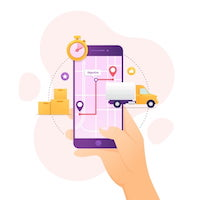
#> input picture image/img1.jpeg, 200 x 200 px, found by its file name
$ python image_resizer.py
#> lines starting #> are read from the running program, lines starting #| are printed output that depends on the picture
#> the answer given: 100
#> the answer given: 100
# TODO ! $ pip3 install Pillow
# Import pillow
# Open up the image we want to resize using Python
# Print the current size of that image
# Specify the size we wanna change it to
# Save the new resized image

from PIL import Image

def resize_image(size1, size2):
#> called with size1 = 100, size2 = 100
  image = Image.open('image/img1.jpeg')
#> image is the input picture: PIL image 200x200 RGB; mean R, G, B 248.5, 235.1, 232.5
  # image.show()
  print(f"Current size: {image.size}")
#| Current size: (200, 200)

  resised_image = image.resize((size1, size2))
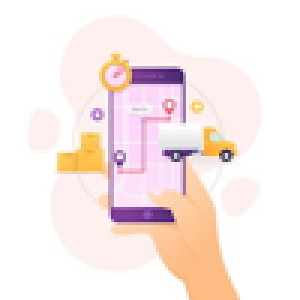
#> resised_image: PIL image 100x100 RGB (shown 3 times larger); mean R, G, B 248.5, 235.1, 232.5

  resised_image.save("img1-"+ str(size1) + ".jpeg")

size1 = int(input("Enter Width: "))
size2 = int(input("Enter Length: "))
resize_image(size1, size2)

$ run again, with image/image.png saved as image/img1.jpeg
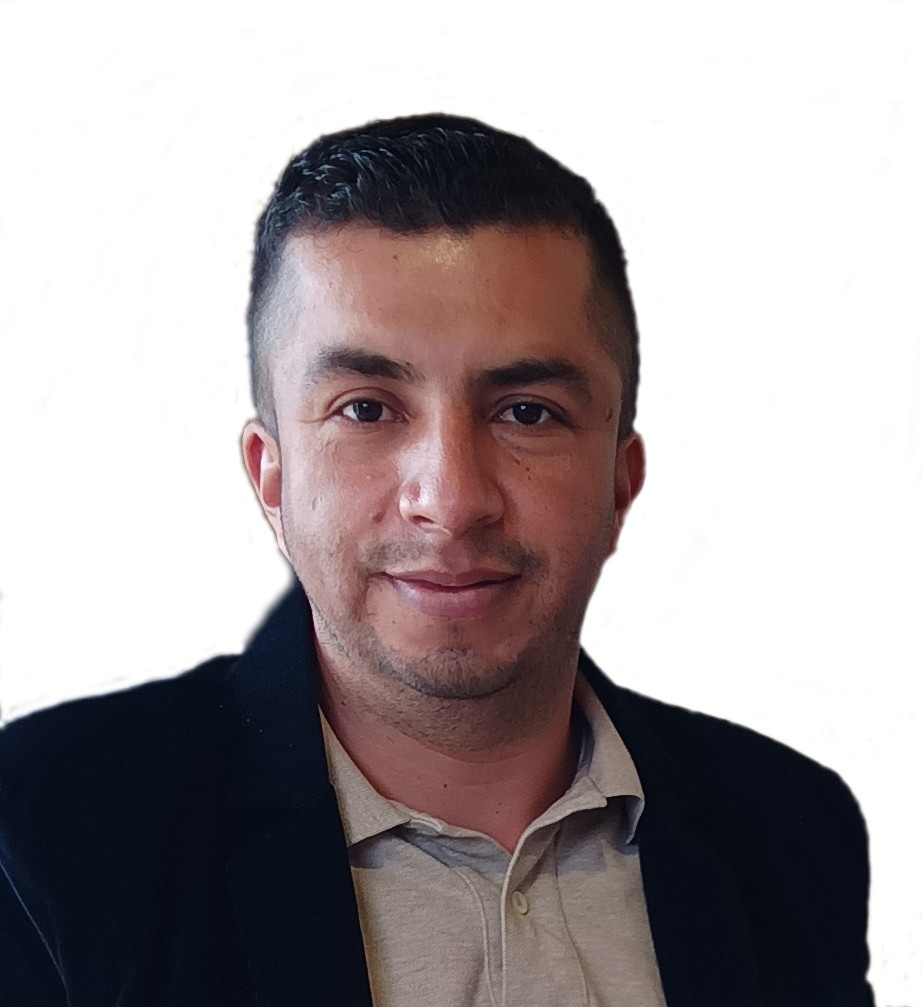
#> input picture image/image.png, 922 x 1007 px, found by its file name
#> in resize_image, image is the input picture: PIL image 922x1007 RGB; mean R, G, B 165.1, 157.5, 159.3
#| Current size: (922, 1007)
#> in resize_image, `resised_image = image.resize((size1, size2))`:
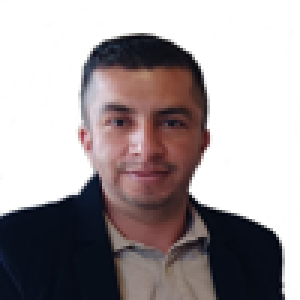
#> resised_image: PIL image 100x100 RGB (shown 3 times larger); mean R, G, B 165, 157.4, 159.3
